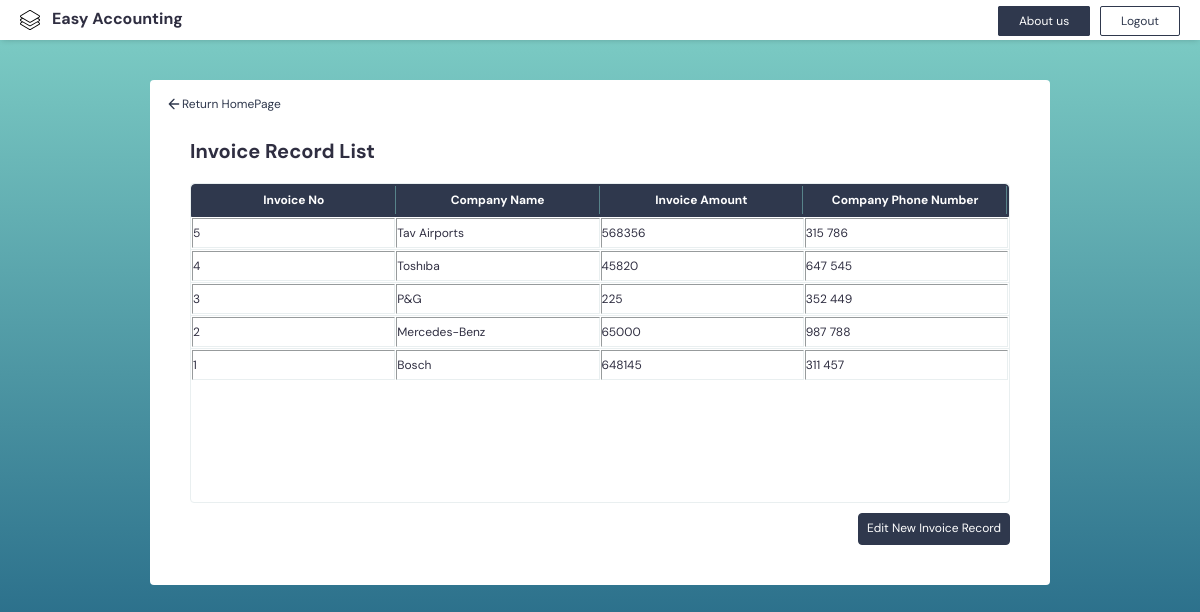
The app's page /Invoice.php (signed in) with its own data.
### tables this page shows
CREATE TABLE `invoices` (
  `invoice_id` int(11) NOT NULL,
  `user_id` int(11) NOT NULL,
  `invoice_no` int(255) NOT NULL,
  `company_name` varchar(255) NOT NULL,
  `invoice_amount` int(255) NOT NULL,
  `company_phone_number` varchar(255) NOT NULL,
  `create_date` datetime NOT NULL DEFAULT current_timestamp()
);

### Invoice.php (the view, shortened to what this page needs)
<?php
require "config.php";
$id = $_SESSION["userData"]["user_id"];
$s = "select invoice_no, company_name,invoice_amount, company_phone_number,users.username from invoices INNER JOIN users ON invoices.user_id = users.user_id WHERE invoices.user_id = '$id' ORDER BY create_date DESC";
$result = mysqli_query($con, $s);
?>
<html>
<head>
</head>
<head>
    <link rel="stylesheet" type="text/css" href="./assets/main.css" />
    <link
        rel="stylesheet"
        type="text/css"
        href="https://cdnjs.cloudflare.com/ajax/libs/normalize/8.0.1/normalize.min.css"
    />
</head>
<body>
    <main class="record-list">
        <div class="nav-bar">
            <div class="nav-header">Easy Accounting</div>
            <div class="nav-right">
                <a class="nav-link" href="About_us.php">About us</a>
                <a class="logout-btn" href="Logout.php">Logout</a>
            </div>
        </div>
        <div class="page-content">
            <a class="home-link" href="Home.php">
                <span>
                    <svg xmlns="http://www.w3.org/2000/svg" viewBox="0 0 24 24" fill="none" stroke="currentColor" stroke-width="2" stroke-linecap="round" stroke-linejoin="round" class="feather feather-arrow-left"><path d="M19 12H5M12 19l-7-7 7-7"/></svg>
                </span>
                Return HomePage
            </a>
            <p class="content-header">Invoice Record List</p>
            <table width="600" border="1" cellpaddin="1" cellspacing="1">
                <thead>
                    <tr>
                        <th>Invoice No</th>
                        <th>Company Name</th>
                        <th>Invoice Amount</th>
                        <th>Company Phone Number</th>
                </thead>
                <tbody>
                    <?php
                        while ($invoice = mysqli_fetch_assoc($result)) {
                            echo "<tr>";
                            echo "<td>" . $invoice['invoice_no'] . "</td>";
                            echo "<td>" . $invoice['company_name'] . "</td>";
                            echo "<td>" . $invoice['invoice_amount'] . "</td>";
                            echo "<td>" . $invoice['company_phone_number'] . "</td>";
                            echo "</tr>";
                        }
                    ?>
                </tbody>
            </table>
            <a class="page-link" href="Add_Invoice.php">Edit New Invoice Record</a>
        </div>
    </main>
</body>
</html>

### assets/main.css (style rules this page uses)
* { -webkit-box-sizing: border-box; box-sizing: border-box; }
:root { font-size: 14px; font-family: 'DM Sans', sans-serif; -webkit-font-smoothing: antialiased; -moz-osx-font-smoothing: grayscale; color: #2f2e41; }
body { width: 100%; height: 100vh; margin: 0; background-image: -webkit-gradient(linear, left bottom, left top, from(#13547a), to(#80d0c7)); background-image: linear-gradient(0deg, #13547a 0%, #80d0c7 100%); background-repeat: no-repeat; overflow: hidden; display: -webkit-box; display: -ms-flexbox; display: flex; -webkit-box-orient: vertical; -webkit-box-direction: normal; -ms-flex-direction: column; flex-direction: column; }
.page-content { position: relative; background-color: #fff; border-radius: 4px; max-width: 900px; width: 100%; height: auto; max-height: 80vh; margin: 40px auto; padding: 40px; overflow-y: auto; overflow-x: hidden; }
.nav-bar { display: -webkit-box; display: -ms-flexbox; display: flex; -webkit-box-pack: justify; -ms-flex-pack: justify; justify-content: space-between; -webkit-box-align: center; -ms-flex-align: center; align-items: center; width: 100%; background: #fff; padding: 10px 20px; -webkit-box-shadow: 0 2px 6px -2px rgba(0, 0, 0, 0.2); box-shadow: 0 2px 6px -2px rgba(0, 0, 0, 0.2); }
.nav-header { font-size: 16px; font-weight: 700; }
.nav-header:before { content: ''; display: inline-block; background-repeat: no-repeat; vertical-align: middle; background-size: 20px; width: 20px; height: 20px; margin-right: 12px; left: 0; }
.content-header { font-size: 20px; font-weight: 700; }
.btn-record, .page-link { float: right; border: 1px solid #27E784; background-color: #27E784; color: #fff; padding: 8px; cursor: pointer; border-radius: 4px; min-width: 100px; }
.page-link { text-decoration: none; font-size: 12px; }
.page-content .page-link { background-color: #2f384d; border-color: #2f384d; }
.nav-bar a { text-decoration: none; font-size: 12px; padding: 6px 20px; -webkit-transition: .2s ease-in; transition: .2s ease-in; border-radius: 2px; border: 1px solid #2f384d; }
.nav-bar a:not(:last-child) { margin: 0 6px; }
.nav-link { background-color: #2f384d; color: #fff; -webkit-transition: .2s ease-in; transition: .2s ease-in; }
.home-link { position: absolute; text-decoration: none; color: #2f384d; font-size: 12px; display: -webkit-box; display: -ms-flexbox; display: flex; -webkit-box-align: center; -ms-flex-align: center; align-items: center; line-height: 16px; top: 16px; left: 16px; }
.home-link span { width: 16px; height: 16px; }
.home-link svg { width: 16px; height: 16px; }
.logout-btn { padding: 6px 20px; color: #2f384d; -webkit-transition: .2s ease-in; transition: .2s ease-in; border-radius: 2px; }
th, td { padding: 6px 0; }
thead th:not(:last-child), thead th:not(:first-child) { border-right: 1px solid #57838A; }
table { width: 100%; border: 1px solid #E9EFF0; border-radius: 4px; display: -webkit-box; display: -ms-flexbox; display: flex; -webkit-box-orient: vertical; -webkit-box-direction: normal; -ms-flex-flow: column; flex-flow: column; height: calc(100% - 60px); width: 100%; font-size: 12px; height: 320px; margin-bottom: 10px; }
table tbody { -webkit-box-flex: 1; -ms-flex: 1 1 auto; flex: 1 1 auto; display: block; overflow-y: scroll; }
table tbody tr { width: 100%; }
table thead, table tbody tr { display: table; table-layout: fixed; }
table tbody tr:not(:last-child) { border-bottom: 1px solid #E9EFF0; }
table thead { -webkit-box-flex: 0; -ms-flex: 0 0 auto; flex: 0 0 auto; width: 100%; background-color: #2f384d; border-top-left-radius: 4px; border-top-right-radius: 4px; border: 1px solid #2f384d; }
table thead th { color: #fff; border: 1px solid #2f384d; }
table thead tr th { background-color: #2f384d; border: none; }

### records on screen
invoices: invoice_no "5", company_name "Tav Airports", invoice_amount "568356", company_phone_number "315 786"
invoices: invoice_no "4", company_name "Toshıba", invoice_amount "45820", company_phone_number "647 545"
invoices: invoice_no "3", company_name "P&G", invoice_amount "225", company_phone_number "352 449"
invoices: invoice_no "2", company_name "Mercedes-Benz", invoice_amount "65000", company_phone_number "987 788"
invoices: invoice_no "1", company_name "Bosch", invoice_amount "648145", company_phone_number "311 457"
